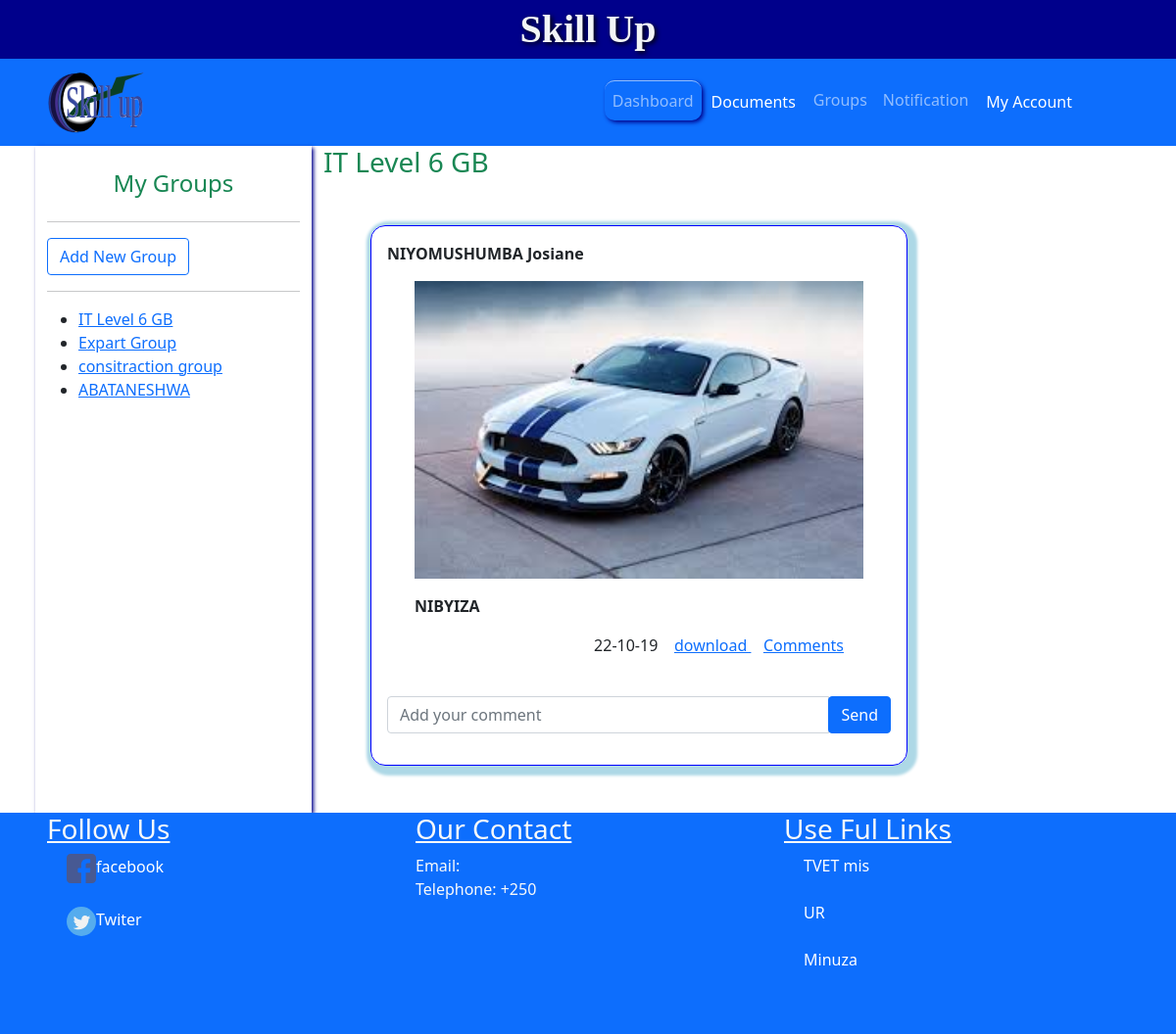
The app's page /coments.php?PostId=60 (signed in) with its own data.
### tables this page shows
CREATE TABLE IF NOT EXISTS `groups` (
  `GroupId` int(50) NOT NULL,
  `GroupName` varchar(30) NOT NULL,
  `Description` varchar(300) NOT NULL,
  `ownerId` int(50) NOT NULL
);

CREATE TABLE IF NOT EXISTS `post` (
  `PostId` int(50) NOT NULL,
  `UserId` int(50) NOT NULL,
  `DocDate` varchar(50) NOT NULL,
  `DocumentName` varchar(50) NOT NULL,
  `Description` text NOT NULL,
  `status` varchar(50) NOT NULL,
  `DocId` int(50) NOT NULL
);

CREATE TABLE IF NOT EXISTS `users` (
  `UserId` int(11) NOT NULL,
  `FName` varchar(30) NOT NULL,
  `LName` varchar(30) NOT NULL,
  `Genda` varchar(5) NOT NULL,
  `RegNo` varchar(15) NOT NULL,
  `TelephoneNumber` varchar(30) NOT NULL,
  `Email` varchar(50) NOT NULL,
  `Post` varchar(20) NOT NULL,
  `ID` varchar(16) NOT NULL,
  `Instutition` varchar(20) NOT NULL,
  `Depertment` varchar(20) NOT NULL,
  `Faculity` varchar(30) NOT NULL,
  `RestKey` int(30) NOT NULL,
  `Stutus` int(50) NOT NULL,
  `Password` varchar(100) NOT NULL
);

CREATE TABLE IF NOT EXISTS `attachments` (
  `attch_Id` int(50) NOT NULL,
  `FileName` varchar(40) NOT NULL,
  `date` varchar(23) NOT NULL
);

### coments.php (the view, shortened to what this page needs)
<!DOCTYPE html>
<html lang="en">
  <head>
    <link rel="stylesheet" href="css/style.css" />
    <link rel="stylesheet" href="css/bootstrap.min.css" />
    <link rel="stylesheet" href="css/bootstrap-icon.css" />
  </head>
  <body>
    <section class="first-section">
      <header class="text-center">Skill Up</header>
      <div class="header-section px-5 bg-primary">
        <nav class="navbar navbar-expand-md navbar-dark">
          <div class="navbar-brand">
            <img src="image/logo-1.svg" alt="Skill Up" width="100px" />
          </div>
          <div class="collapse navbar-collapse" id="navigation">
            <ul class="navbar-nav ms-auto">
              <li class="nav-item">
                <a href="dashboard.php" class="nav-link link-active">Dashboard</a>
              </li>
              <li class="nav-item"><div class="dropdown">
                <button class="dropbtn navbar-item">Documents</button>
              </div>
              </li>
              <li class="nav-item">
                <a href="Groups.php" class="nav-link">Groups</a>
              </li>
              <li class="nav-item">
                <a href="notification.php" class="nav-link">Notification</a>
              </li>
              <li class="nav-item"><div class="dropdown">
                <button class="dropbtn navbar-item">My Account</button>
              </div>
              </li>
            </ul>
          </div>
        </nav>
      </div>
    </section>
    <div class="px-5 row">
      <div class="side-bar col-sm-12 col-md-3 col-lg-3">
              <h4 class="text-center text-success my-4">
        My Groups
      </h4>
        <hr />
        <a href="creategroup.php" class="btn btn-outline-primary"> Add New Group</a>
        <hr>
      <?php
require_once("connection.php");
$sql = mysqli_query($con,"SELECT * FROM groups where GroupId IN (SELECT GroupId FROM groupmembers Where memberId='$_SESSION[UssId]')") or die("erro");
if (mysqli_num_rows($sql)==0) {
	echo "You have not Joined any group";
}
else
{
	echo "<ul>";
	while ($row=mysqli_fetch_array($sql)) {
		echo "<li><a href='groups.php?GroupId=".$row['GroupId']."'>".$row['GroupName']."</a></li>";
	}
	echo"</ul>";
}
?>
      </div>
      <div class="main-section col-sm-12 col-lg-9 col-md-7">
      <?php
include("connection.php");
$sql = mysqli_query($con,"SELECT * FROM groups where GroupId IN (SELECT GroupId FROM groupmembers Where memberId !='$_SESSION[UssId]')") or die("erro");
  $res=mysqli_fetch_array($sql);
  echo "<h3 class='text-success'>".$res['GroupName']."</h3>";
  ?>
  <div class="form-Message col-lg-8 col-sm-12 bg-secondary mx-5">
      <form action="app.php" method="post" enctype="multipart/form-data">
  <button class='btn btn-primary' name='GroupBtn'>Submit</button>
</form>
</div>
<?php
  $sql = mysqli_query($con,"SELECT * FROM `post` INNER JOIN `attachments` inner join users WHERE post.DocId=attachments.attch_id and  users.UserId=post.DocumentName AND status='group' and post.PostId='$_GET[PostId]' ORDER BY post.DocId Desc") or die("erro");
	while ($row=mysqli_fetch_array($sql)) {
		echo"<div class='container p-3 m-5 col-lg-8 col-sm-12' style='border-radius:15px;box-shadow:3px 3px 3px 7px lightblue; border:solid 1px blue;flex-direction:column; overflow:hidden;'>";
		echo "<div class='row'><b>".$row['FName']." ".$row['LName']."</b></div>";
		echo "<div class='row m-3'><img src='uploads_files/".$row['FileName']."'></img></h6></div>";
		echo "<div class='row m-3'><b>".$row['Description']."</b></div>";
		echo "<div class='m-5 my-3'><div style='float:right;'>".$row['DocDate'];
		echo "&nbsp;&nbsp;&nbsp; <a href='uploads_files/".$row['FileName']."'target='_blank'>download </a>&nbsp;&nbsp;&nbsp;";
		echo "<a href='coments.php?PostId=".$row['PostId']."'>Comments</a></div> <br><br></div>";
        echo '
        <form action="app.php?PostId=1" method="post" style="position:relative;">
        <input type="hidden" name="PostId" value="'.$row['PostId'].'"><input type="hidden" name="GroupId" value="'.$row['PostId'].'">
        <div class="input-group mb-3">
        <input type="text" class="form-control" placeholder="Add your comment" name="Comment">
        <div class="input-group-append">
        <button class="btn  btn-primary" name="CommentBtn">Send</button> </div>
        </form>
       </div> </div>';
	}
?>
</div>
    </div>      <div>
    <div class="footer row bg-primary px-5 text-light">
      <div class="col-lg-4 col-md-4 col-sm-12">
        <h3><u>Follow Us</u></h3>
        <a href="#"
          ><img
            src="image/facebook-svgrepo-com.svg"
            alt=""
            width="30px"
            height="30px"
          />facebook</a
        >
        <br /><br />
        <a href="#"
          ><img
            src="image/twitter-svgrepo-com.svg"
            alt=""
            width="30px"
            height="30px"
          />Twiter</a
        ><a href="#"></a><a href="#"></a>
      </div>
      <div class="col-md-4 col-lg-4 col-sm-12">
        <h3><u>Our Contact</u></h3>
        Email:
        <br />
        Telephone: +250
      </div>
      <div class="col-md-4 col-sm-12 col-lg-4">
        <h3><u>Use Ful Links</u></h3>
        <a href="https://www.mis.rp.ac.rw" target="_blank">TVET mis</a
        ><br /><br />
        <a href="https://ur.ac.rw"target="_blank">UR</a><br /><br /><a
          href="https://minuza.brd.rw"
          target="_blank"
          >Minuza</a
        >
      </div>
    </div>
  </body>
</html>

### css/style.css (style rules this page uses)
header { font-family: "Times New Roman", Times, serif; font-weight: bold; color: rgb(242, 245, 246); border: white; font-size: 40px; text-shadow: 2px 2px 5px black; }
.collapse { font-size: 20px; padding-right: 3rem; color: white; }
.first-section { background-color: darkblue; font-weight: 200; }
.footer a { color: white; text-decoration: none; padding: 20px; }
.footer div { margin-bottom: 4rem; }
.navbar-nav { display: flex; justify-content: space-between; }
.nav-link { color: white; font-weight: bolder; font-size: 16px; }
.link-active { border-top: solid 0.5px; border-radius: 10px; box-shadow: 2px 2px 4px darkblue; }
.side-bar { box-shadow: 2px 2px 4px darkblue; }
.main-section { min-height: 500px; }
.dropbtn { background-color: inherit; color: white; padding: 10px; font-size: 16px; border: none; cursor: pointer; }
.dropdown { position: relative; display: inline-block; }
.form-Message { background-color: #0d6efd; display: flex; border: solid 1px; padding: 10px; position: fixed; width: 70%; margin-right: 3rem; right: 0.5rem; bottom: 1px; background-color: white; border-radius: 15px; justify-content: space-between; }
.form-Message form { width: 100%; height: 95%; }
.footer { position: relative; }

### records on screen
groups: GroupName "IT Level 6 GB"
groups: GroupName "Expart Group"
groups: GroupName "consitraction group"
groups: GroupName "ABATANESHWA"
post: users.FName "NIYOMUSHUMBA", users.LName "Josiane", attachments.FileName (picture), Description "NIBYIZA", DocDate "22-10-19"
